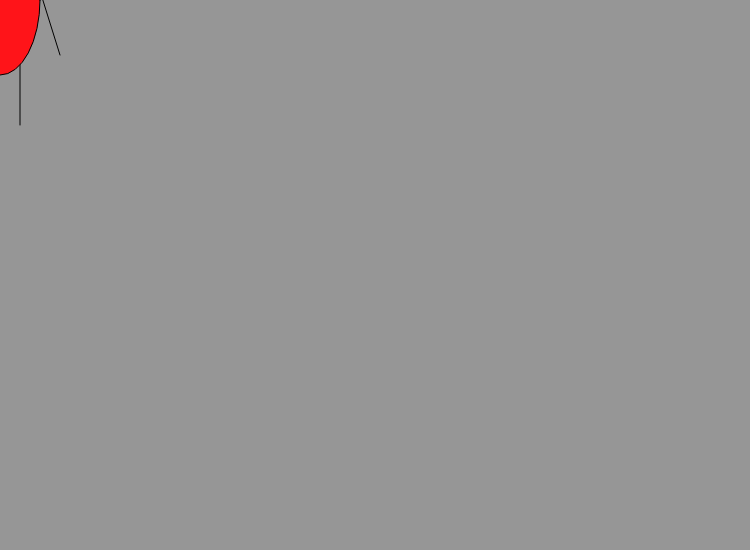
Frame 1 (no input)
Frame 60 (no input): identical to frame 1, image omitted
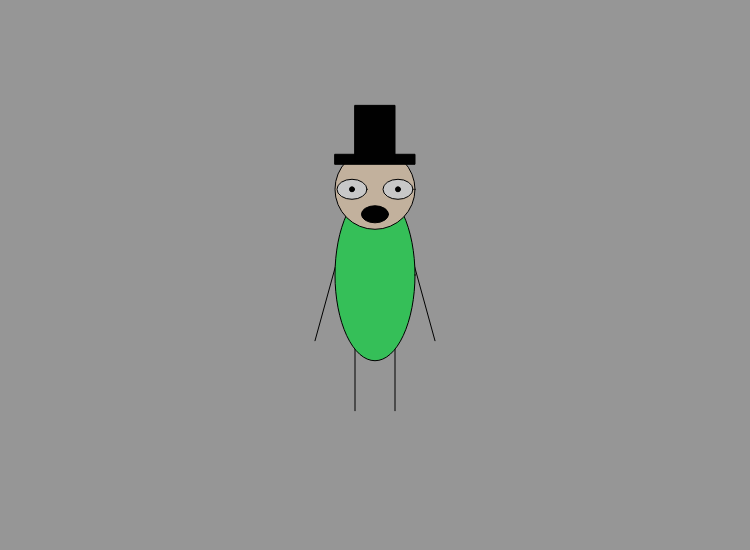
Frame 120 (the mouse pressed at the canvas centre since frame 60)

The p5.js sketch that drew these frames (run headless with seeded random() and noise() and a simulated clock; from frame 60 on, the mouse is pressed at the canvas centre):

// p5.js sketch
// ── sketch.js
var bukur = 150;
var liturR = 255;
var liturG = 20;
var liturB = 25;
var munnur = 2;
var hattur = 60;

function setup() {
  createCanvas(750,550);
  rectMode(CENTER);
}
function draw() {
  background(150,150,150);
  // Teiknum fæturna
  line (mouseX - 20, mouseY + bukur/2 - 15, mouseX - 20, mouseY + bukur/2 + 50);
  line (mouseX + 20, mouseY + bukur/2 - 15, mouseX + 20, mouseY + bukur/2 + 50);
  // Teiknum hendurnar
  line (mouseX - 60, mouseY + bukur/2 - 20, mouseX - 35, mouseY - 25);
  line (mouseX + 60, mouseY + bukur/2 - 20, mouseX + 35, mouseY - 25);
  // Teiknum búkinn
  fill(liturR,liturG,liturB);
  ellipse(mouseX,mouseY,80,bukur);
  // Teiknum hausinn
  fill(194,177,157);
  ellipse(mouseX,mouseY - bukur/2, 80,80);
  // Teiknum munn
  fill(1);
  ellipse(mouseX,mouseY - bukur/2 + 25, 15 + munnur,5 + munnur);
  // Teiknum augun
  fill(200);
  ellipse (mouseX - 23,mouseY - bukur/2, 30,20);
  ellipse (mouseX + 23,mouseY - bukur/2, 30,20);
  // Teiknum augnsteina
  fill(1);
  ellipse (mouseX - 23,mouseY - bukur/2, 5,5);
  ellipse (mouseX + 23,mouseY - bukur/2, 5,5);
  // Teiknum hattinn
  fill(1);
  rect(mouseX,mouseY - bukur/2 - 30, 80,10);
  rect(mouseX,mouseY - bukur/2 - 60 - hattur+60, 40,hattur);
}

function mousePressed() {
	bukur = random (100,200);
  liturR = random (0,255);
  liturG = random (0,255);
  liturB = random (0,255);
  munnur = random (0, 15)
  hattur = random (50,70)
}
